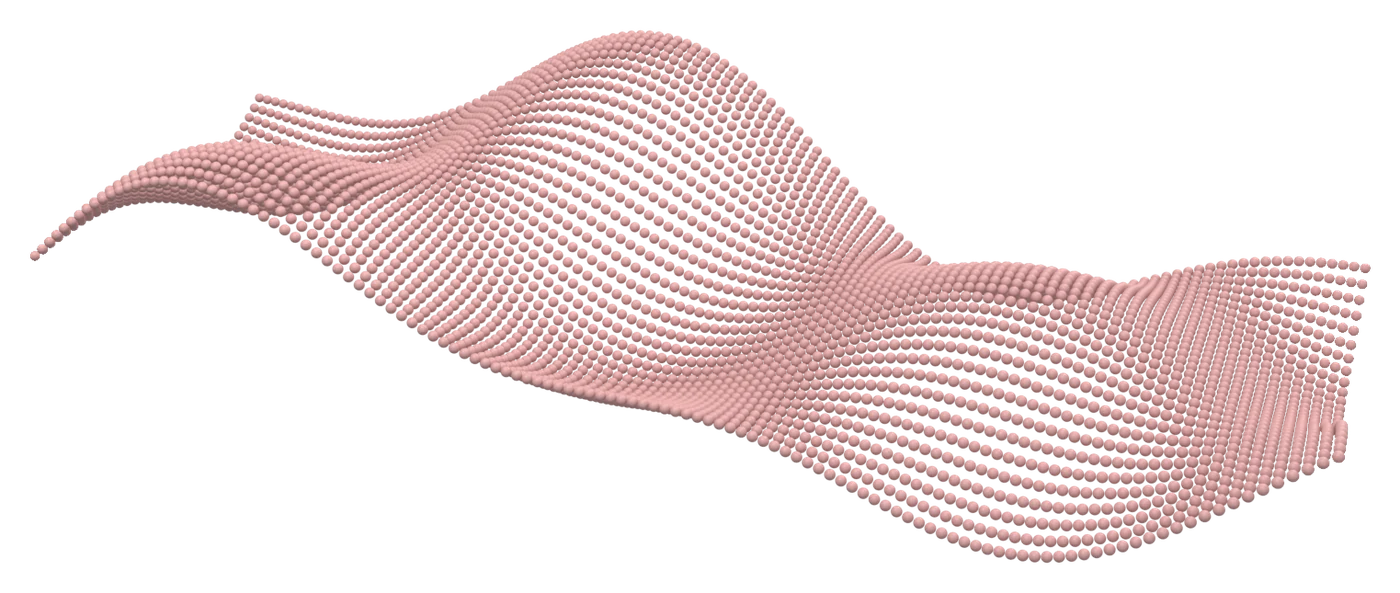
#> input picture assets/3d/dots-wave.webp, 1400 x 593 px
$ python -i make-showreel.py   (imports and definitions only)
#> lines starting #> are read from the running program, lines starting #| are printed output that depends on the picture
#> further down, picture is the input picture: PIL image 1400x593 RGBA; mean R, G, B, A 76.6, 58, 57.7, 67.2
"""
Nova-Band showreel compositor.

    python tools/make-showreel.py            -> assets/novaband-showreel.{mp4,webm} + poster
    python tools/make-showreel.py --preview  -> build/reel-frames/*.png (one still per scene)

Inputs
  build/reel/{orbit,exploded,arm}/frame_####.png   3D shots (blender/novaband_reel3d.py)
  assets/3d/*.webp                                   Blender icon library
  assets/img/*.webp                                  photos + app mockup from the ISIF deck
  build/fonts/*.ttf                                  Poppins + Fraunces (same as the site)

Every frame is drawn in the site's "white & clean" language — white
ground, deck red accents, Poppins headlines — and piped straight into
ffmpeg, so no intermediate frame sequence ever hits the disk.
"""
import math
import os
import subprocess
import sys
from functools import lru_cache
from PIL import Image, ImageDraw, ImageFont, ImageFilter

ROOT = os.path.dirname(os.path.dirname(os.path.abspath(__file__)))
J = lambda *p: os.path.join(ROOT, *p)

W, H, FPS = 1920, 1080, 30


# [11 lines left out: function find_ffmpeg, not called in this run]


FFMPEG = None
PREVIEW = "--preview" in sys.argv

WHITE = (255, 255, 255)
RED = (123, 32, 33)
DEEP = (75, 7, 15)
MID = (150, 42, 44)
INK = (28, 18, 21)
INK2 = (93, 82, 86)
INK3 = (148, 138, 141)
ROSE = (201, 163, 163)
SOFT = (248, 238, 238)


# ---------------------------------------------------------------- helpers
def clamp(x, a=0.0, b=1.0):
    return max(a, min(b, x))


def ease_out(t):
    t = clamp(t)
    return 1 - (1 - t) ** 3


def ease_in_out(t):
    t = clamp(t)
    return 3 * t * t - 2 * t * t * t


def back_out(t, s=1.5):
    t = clamp(t) - 1
    return t * t * ((s + 1) * t + s) + 1


def seg(t, a, b):
    """Normalised progress of t inside [a, b] seconds."""
    return clamp((t - a) / (b - a)) if b > a else float(t >= a)


# [9 lines left out: function font, not called in this run]


def BOLD(s):
    return font("Poppins-ExtraBold.ttf", s)


def SEMI(s):
    return font("Poppins-SemiBold.ttf", s)


def MEDI(s):
    return font("Poppins-Medium.ttf", s)


def REG(s):
    return font("Poppins-Regular.ttf", s)


def SERIF(s):
    return font("Fraunces-Italic.ttf", s)


# [78 lines left out: functions asset, fade, paste, text, rise, pill and 1 more, not called in this run]


def shadowed(im, blur=26, offset=(0, 26), strength=0.22):
    """Soft card shadow under a sprite, for photos and the phone mockup."""
#> called with blur = 26, offset = (0, 26), strength = 0.22
    pad = blur * 3
    sh = Image.new("RGBA", (im.width + pad * 2, im.height + pad * 2), (0, 0, 0, 0))
#> sh: PIL image 1556x749 RGBA; every value is 0
    a = im.getchannel("A").point(lambda v: int(v * strength))
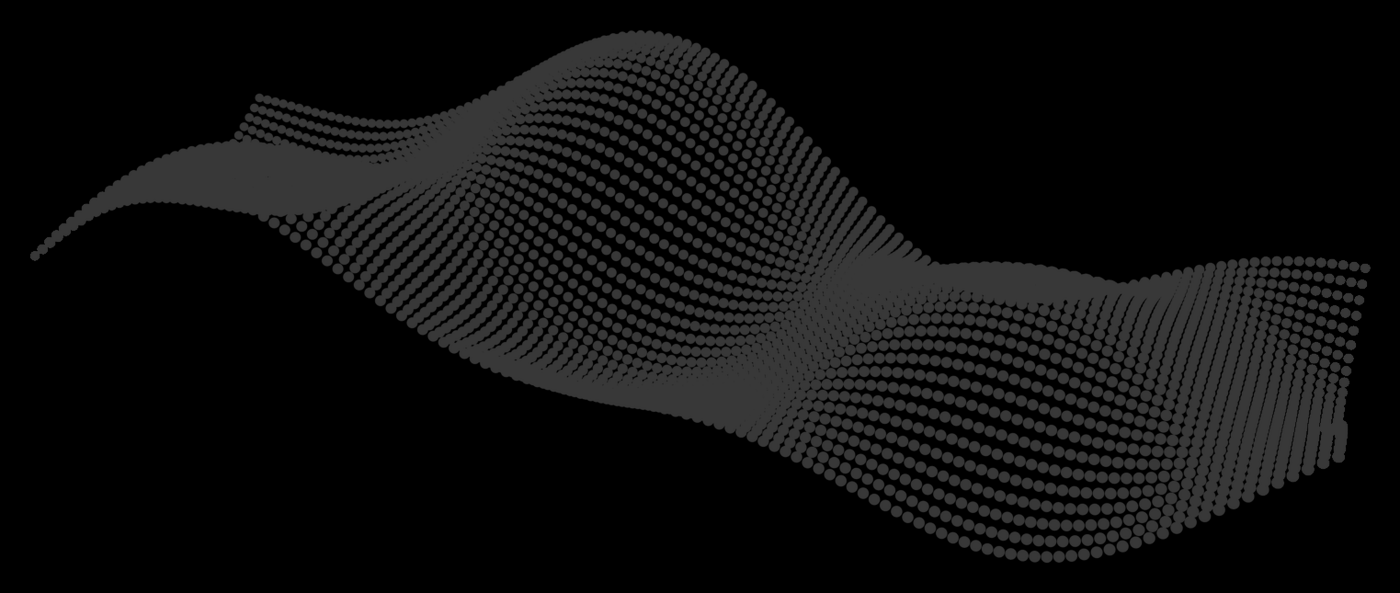
#> a: PIL image 1400x593 L; min 0, max 56, mean 14.7
    tint = Image.new("RGBA", im.size, DEEP + (255,))
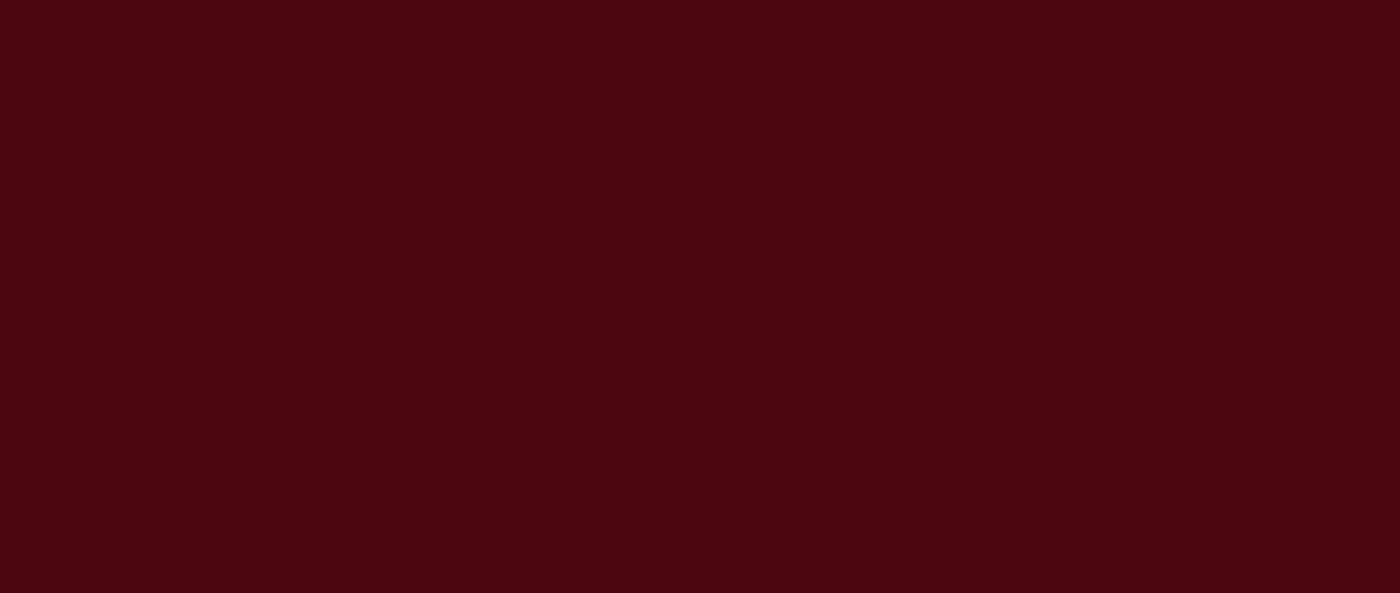
#> tint: PIL image 1400x593 RGBA; mean R, G, B, A 75, 7, 15, 255
    tint.putalpha(a)
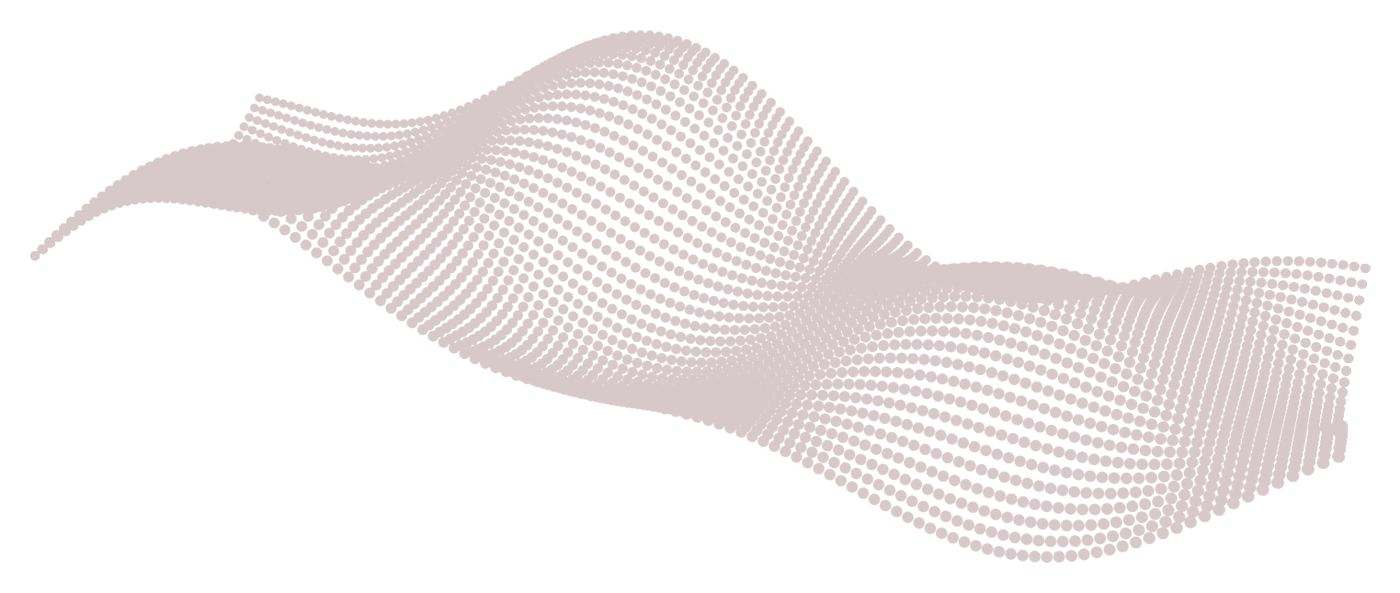
#> tint: PIL image 1400x593 RGBA; mean R, G, B, A 75, 7, 15, 14.7; transparent parts drawn white
    sh.alpha_composite(tint, (pad + offset[0], pad + offset[1]))
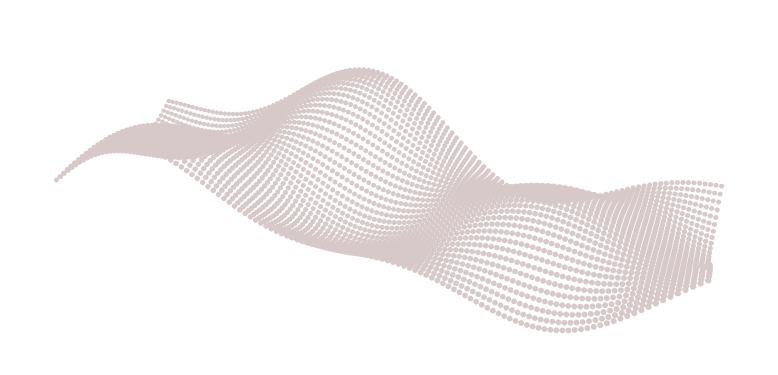
#> sh: PIL image 1556x749 RGBA (shown at 1/2 size); mean R, G, B, A 16.6, 1.5, 3.3, 10.4; transparent parts drawn white
    sh = sh.filter(ImageFilter.GaussianBlur(blur))
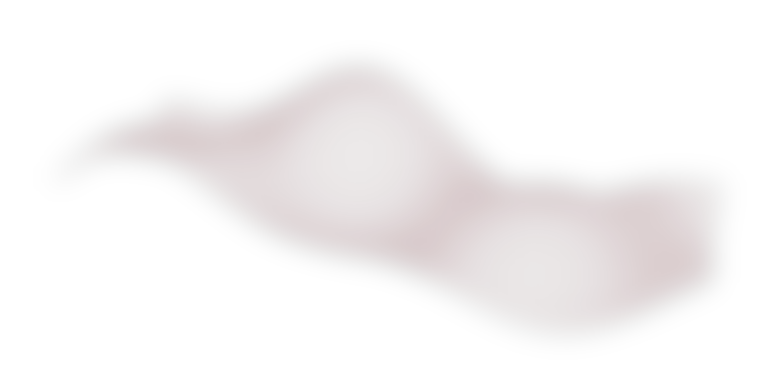
#> sh: PIL image 1556x749 RGBA (shown at 1/2 size); mean R, G, B, A 16.6, 1.5, 3.3, 10.4; transparent parts drawn white
    sh.alpha_composite(im, (pad, pad))
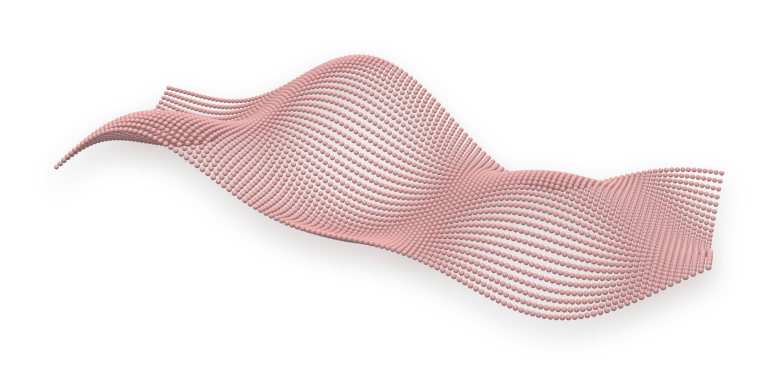
#> sh: PIL image 1556x749 RGBA (shown at 1/2 size); mean R, G, B, A 46.8, 31.3, 31.7, 51.9; transparent parts drawn white
    return sh


# ---------------------------------------------------------------- background
DOTS = None


# [16 lines left out: functions background, shot_frame, not called in this run]


def shot_count(shot):
    d = J("build", "reel", shot)
    return len([f for f in os.listdir(d) if f.endswith(".png")])


# [43 lines left out: functions draw_shot, s_intro, s_orbit, not called in this run]


EXPLODE_SCALE, EXPLODE_DY = 0.86, 40
EXPLODE_LABELS = [
    # (layer y in the raw 1080p render, side, label, appears at s) —
    # mapped through the same scale/offset the shot is drawn with
    (90, "r", "Jendela optik + 2 LED hijau + IR", 2.4),
    (360, "l", "Casing polimer cetak 3D", 2.6),
    (555, "r", "Baterai Li-Po", 2.8),
    (720, "l", "Mini PCB · ESP32 · IMU", 3.0),
    (930, "r", "Sensor pod sisi kulit", 3.2),
]


# [31 lines left out: functions s_exploded, s_arm, not called in this run]


PPG = [("led-sensor", "LED Sensor"), ("blood-cells", "Blood Absorbs Light"),
       ("photodetector", "Photodetector"), ("microcontroller", "Mikrokontroler"), ("heart", "Heart Beats")]


# [22 lines left out: function s_ppg, not called in this run]


IMU = [("accelerometer", "Accelerometer", "jatuh & kolaps"),
       ("gyroscope", "Gyroscope", "postur & keseimbangan"),
       ("magnetometer", "Magnetometer", "orientasi & lokasi")]


# [77 lines left out: functions s_imu, s_results, s_market, s_outro, not called in this run]


SCENES = [
    ("intro", 3.2, s_intro),
    ("orbit", 5.0, s_orbit),
    ("exploded", 5.0, s_exploded),
    ("arm", 4.0, s_arm),
    ("ppg", 5.0, s_ppg),
    ("imu", 4.2, s_imu),
    ("results", 4.6, s_results),
    ("market", 4.4, s_market),
    ("outro", 4.2, s_outro),
]
XFADE = 0.35   # seconds of cross-dissolve between scenes


# [66 lines left out: functions render_scene, frames, main, not called in this run]


# [2 lines not run here, left out]

>>> from PIL import Image
>>> picture = Image.open('../assets/3d/dots-wave.webp')
>>> result = shadowed(picture)

$ run again, on assets/3d/battery.webp
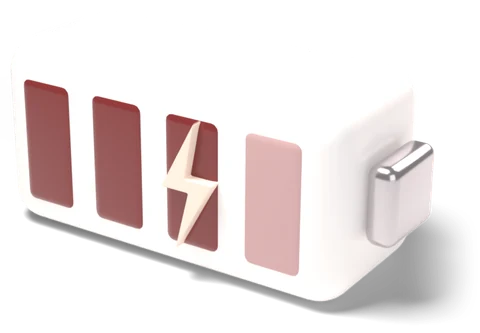
#> input picture assets/3d/battery.webp, 480 x 333 px
#> picture is the input picture: PIL image 480x333 RGBA; mean R, G, B, A 137.2, 128.7, 128.2, 149.1
#> in shadowed, `tint.putalpha(a)`:
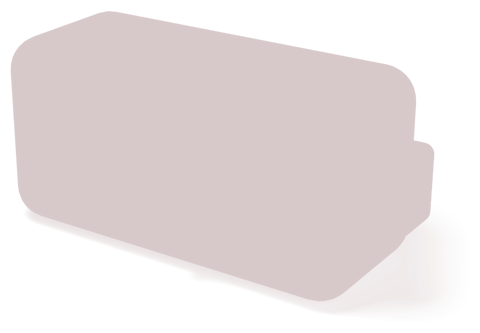
#> tint: PIL image 480x333 RGBA; mean R, G, B, A 75, 7, 15, 32.7; transparent parts drawn white
#> in shadowed, `sh.alpha_composite(im, (pad, pad))`:
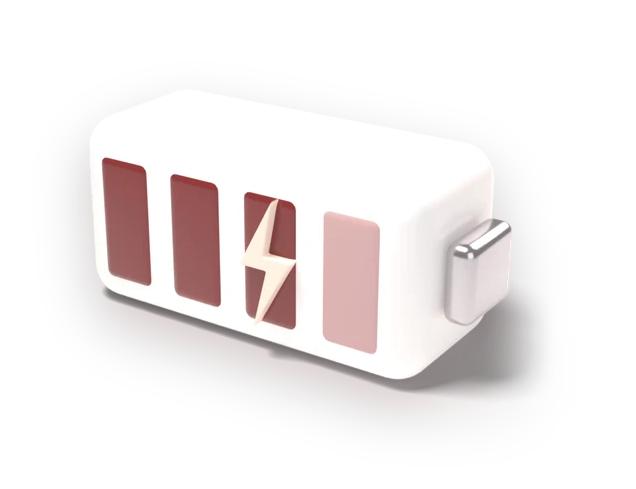
#> sh: PIL image 636x489 RGBA; mean R, G, B, A 71.9, 63.2, 63.5, 79.6; transparent parts drawn white

$ run again, on assets/3d/bell.webp
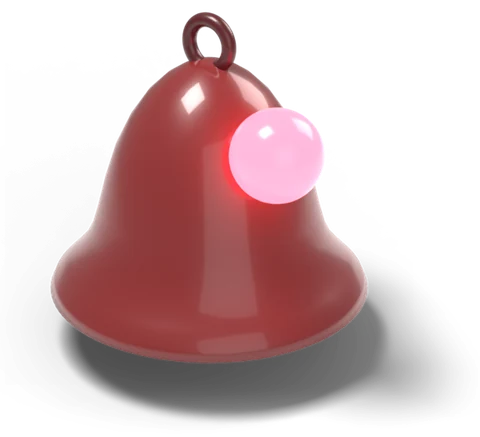
#> input picture assets/3d/bell.webp, 480 x 437 px
#> picture is the input picture: PIL image 480x437 RGBA; mean R, G, B, A 56.4, 31.2, 32.5, 97.6
#> in shadowed, `a = im.getchannel("A").point(lambda v: int(v * strength))`:
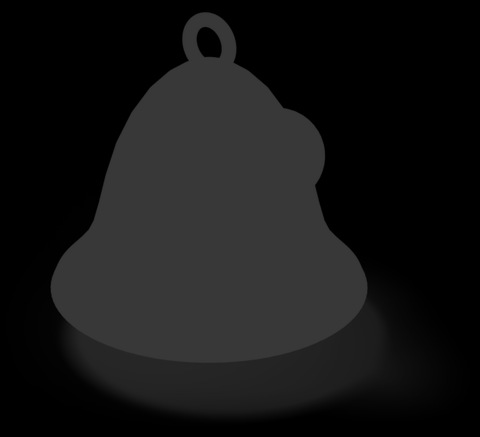
#> a: PIL image 480x437 L; min 0, max 56, mean 21.3
#> in shadowed, `sh.alpha_composite(im, (pad, pad))`:
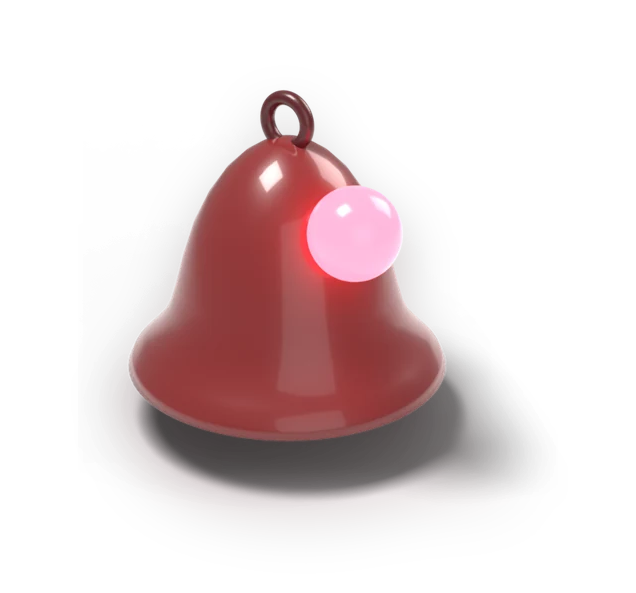
#> sh: PIL image 636x593 RGBA; mean R, G, B, A 35.2, 16.9, 18.1, 56.7; transparent parts drawn white
